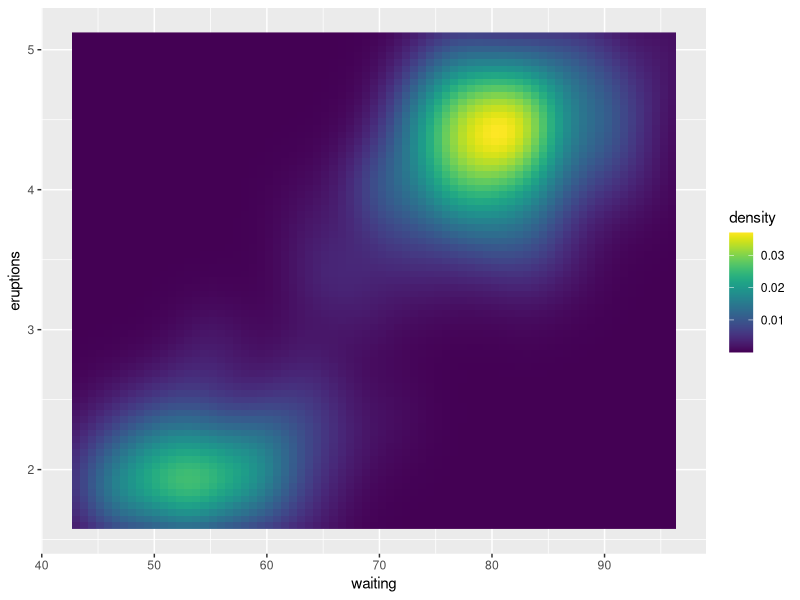

This figure's R source:
## ---- chunk 1
#| message: false
library(tidyverse)
library(viridis)
## ---- chunk 2
1 + 1
## ---- chunk 3
x <- 5
y <- 10
## ---- chunk 4
x + y
## ---- chunk 5
ggplot(faithfuld, aes(waiting, eruptions)) +
 geom_raster(aes(fill = density)) +
  scale_fill_viridis()
## ---- chunk 6
#| echo: false
2 * 2
